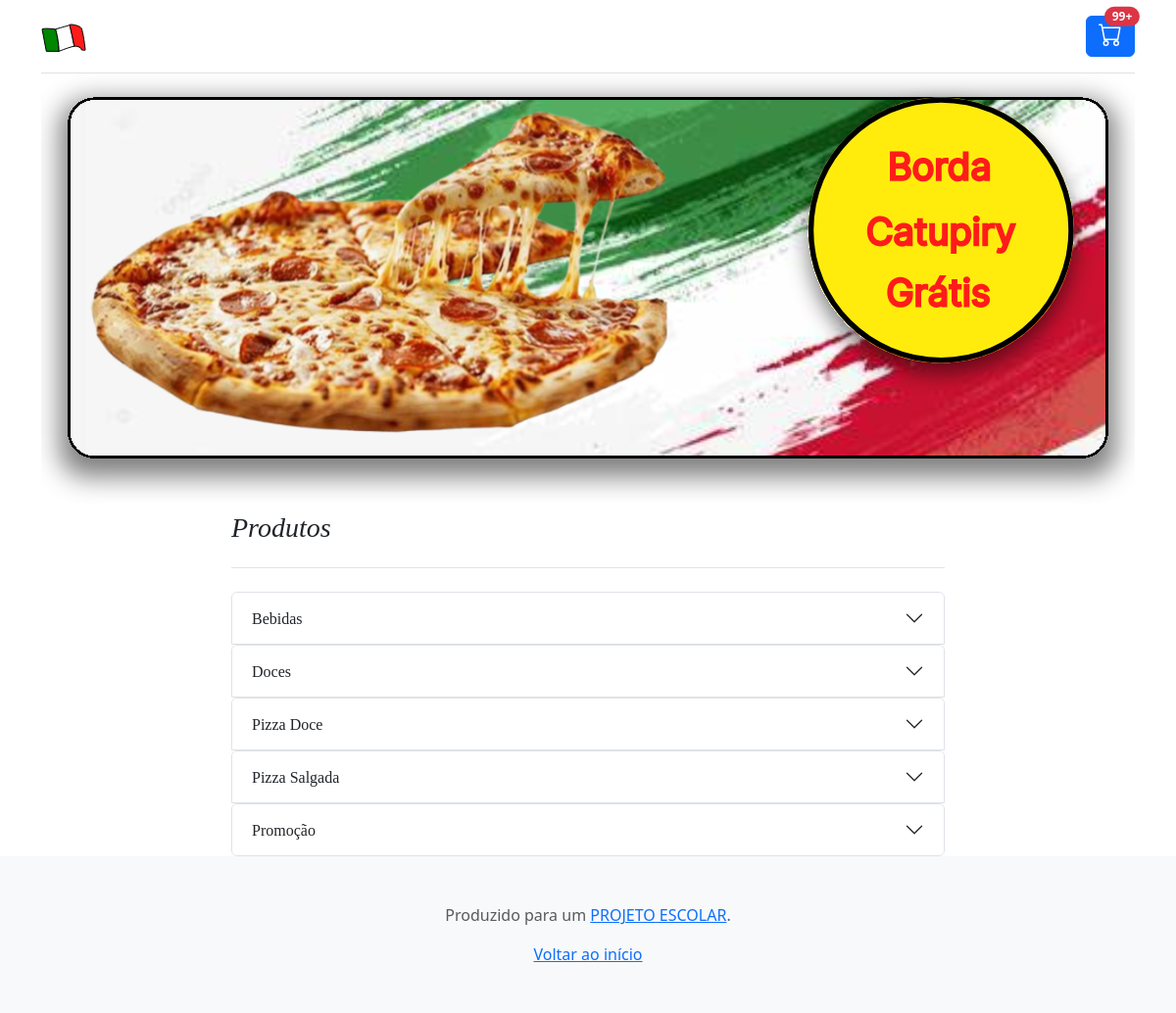
The page / on the database its author committed.
### tables this page shows
CREATE TABLE `categoria` (
  `Id_Categoria` int(11) NOT NULL,
  `Nome` varchar(50) NOT NULL
);

### web/classes/produto.php (called while the page is built, shortened)
<?php
require_once 'conexaoBanco.php';
class Produto
{
    private $conexao;
    public function __construct()
    {
        $this->conexao = new ConexaoBanco();
    }
    public function obterCategoria()
    {
        $sql = "SELECT ID_CATEGORIA, NOME FROM categoria";
        $stmt = $this->conexao->conectar()->prepare($sql);
        $stmt->execute();
        return $stmt->fetchAll();
    }
}
?>

### web/classes/conexaoBanco.php (called while the page is built)
<?php
class conexaoBanco
{
    private $host = "localhost";
    private $dbname = "banco";
    private $username = "root";
    private $password = "";
    private $conexao;
    public function conectar()
    {
        if ($this->conexao === null)
        {
            try
            {
                $this->conexao = new PDO("mysql:host={$this->host};dbname={$this->dbname}",
                $this->username,
                $this->password
                );
            }
            catch (PDOException $e)
            {
                echo "Erro na conexão: " . $e->getMessage();
                exit;
            }
        }
        return $this->conexao;
    }
}
?>

### web/components/accordion.php (the view, shortened to what this page needs)
<?php
function createAccordionCategory($category, $children, $categoryId){
    echo '
    <div class="accordion" id="collapse'.$categoryId.'">
        <div class="accordion-item">
            <h2 class="accordion-header" id="heading'.$categoryId.'i">
                <button class="accordion-button collapsed" type="button" data-bs-toggle="collapse" data-bs-target="#collapse'.$categoryId.'i" aria-expanded="false" aria-controls="collapse'.$categoryId.'i">
                    '.$category.'
                </button>
            </h2>
            <div id="collapse'.$categoryId.'i" class="accordion-collapse collapse" aria-labelledby="heading'.$categoryId.'" data-bs-parent="#collapse'.$categoryId.'">
                <div class="accordion-body">
                    <div class="row">';
    echo '          </div>
                </div>
            </div>
        </div>';
}
?>

### web/index.php (shortened to what this page needs)
<?php
require_once 'components/accordion.php';
require_once './classes/produto.php';
?>
<!doctype html>
<html lang="pt-br" data-bs-theme="auto">
<head>
  <link href="https://cdn.jsdelivr.net/npm/bootstrap@5.3.3/dist/css/bootstrap.min.css" rel="stylesheet">
  <link rel="stylesheet" href="https://cdn.jsdelivr.net/npm/@docsearch/css@3">
  <link href="./css/bootstrap.min.css" rel="stylesheet">
  <link href="blog.css" rel="stylesheet">
</head>
<body>
  <div class="container">
    <header class="border-bottom lh-1 py-3">
      <div class="row flex-nowrap justify-content-between align-items-center">
        <div class="col-4 pt-1">
          <img class="img-fluid" src="./assets/Logo.svg" alt="simple logo ">
        </div>
        <div class="col-4 d-flex justify-content-end align-items-center">
          <button type="button" class="btn btn-primary position-relative">
            <span class="position-absolute top-0 start-90 translate-middle badge rounded-pill bg-danger">
              99+
            </span>
          </button>
        </div>
      </div>
    </header>
  </div>
  <main class="container">
    <div class="text-center">
      <img class="rounded deviceSelector" src="./assets/Banner.svg" alt="...">
    </div>
    <div class="row g-5 justify-content-center">
      <div class="col-md-8">
        <h3 class="pb-4 mb-4 fst-italic border-bottom">
          Produtos
        </h3>
        <?php
          $produto = new Produto();
          $categorias = $produto->obterCategoria();
          foreach ($categorias as $index => $categoria)
          {
            $categoriaId = $categoria['ID_CATEGORIA'];
            $produtos = $produto->obterProdutoPorCategoria($categoriaId);
            createAccordionCategory($categoria['NOME'], $produtos, $index + 1);
          }
          ?>
      </div>
    </div>
    </div>
  </main>
  <footer class="py-5 text-center text-body-secondary bg-body-tertiary">
    <p>Produzido para um <a href="https://github.com/casemirosjunior/pi_2_semestre/">PROJETO ESCOLAR</a>.</p>
    <p class="mb-0">
      <a href="#">Voltar ao início</a>
    </p>
  </footer>
</body>
</html>

### web/css/blog.css (style rules this page uses)
h1, h2, h3, h4, h5, h6 { font-family: "Playfair Display", Georgia, "Times New Roman", serif; }

### web/index.php (style rules this page uses)
.bi { vertical-align: -.125em; fill: currentColor; }
@media (min-width: 768px) { .deviceSelector { width: 100%; } }

### rows shown on the page
categoria: Nome "Bebidas"
categoria: Nome "Doces"
categoria: Nome "Pizza Doce"
categoria: Nome "Pizza Salgada"
categoria: Nome "Promoção"
